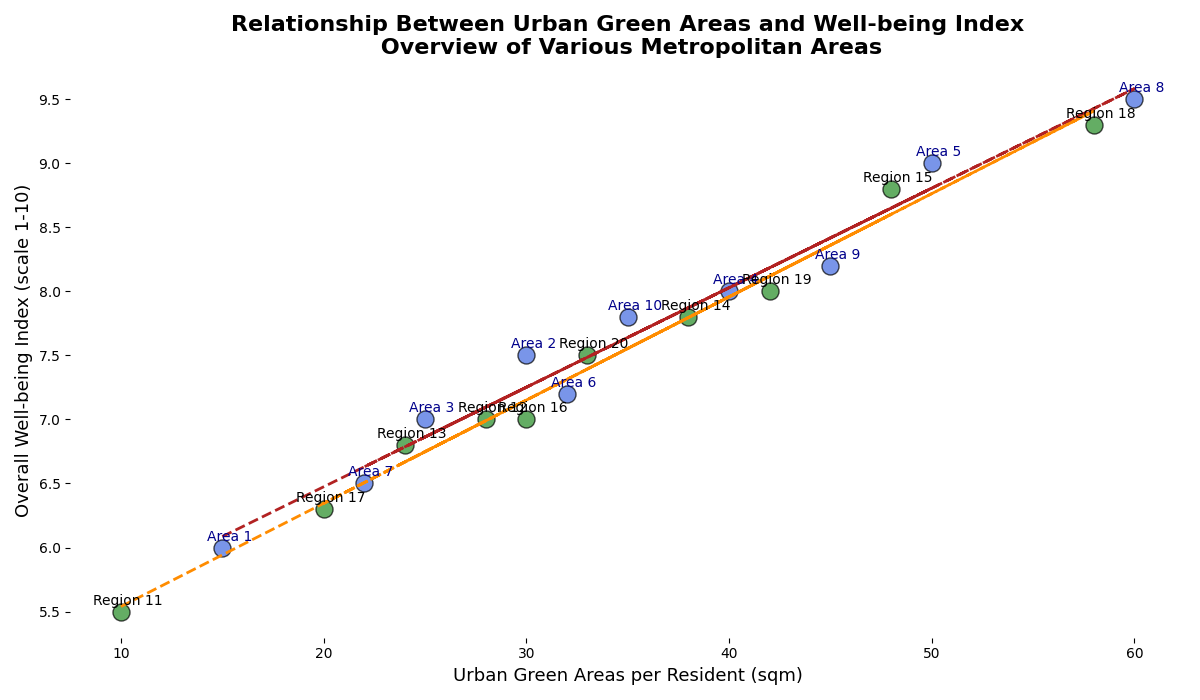

Reproduce this figure in Python.
import matplotlib.pyplot as plt
import numpy as np

original_cities = np.arange(1, 11)
green_space_per_capita_orig = np.array([15, 30, 25, 40, 50, 32, 22, 60, 45, 35])
happiness_index_orig = np.array([6.0, 7.5, 7.0, 8.0, 9.0, 7.2, 6.5, 9.5, 8.2, 7.8])

additional_cities = np.arange(11, 21)
green_space_per_capita_add = np.array([10, 28, 24, 38, 48, 30, 20, 58, 42, 33])
happiness_index_add = np.array([5.5, 7.0, 6.8, 7.8, 8.8, 7.0, 6.3, 9.3, 8.0, 7.5])

plt.figure(figsize=(12, 7))
plt.scatter(green_space_per_capita_orig, happiness_index_orig, color='royalblue', edgecolors='black', s=150, alpha=0.7)
plt.scatter(green_space_per_capita_add, happiness_index_add, color='forestgreen', edgecolors='black', s=150, alpha=0.7)

for i, city in enumerate(original_cities):
    plt.annotate(f'Area {city}', 
                 (green_space_per_capita_orig[i], happiness_index_orig[i]),
                 textcoords="offset points",
                 xytext=(5, 5),
                 ha='center', fontsize=10, color='darkblue')

for i, city in enumerate(additional_cities):
    plt.annotate(f'Region {city}', 
                 (green_space_per_capita_add[i], happiness_index_add[i]),
                 textcoords="offset points",
                 xytext=(5, 5),
                 ha='center', fontsize=10, color='black')

plt.title("Relationship Between Urban Green Areas and Well-being Index\n Overview of Various Metropolitan Areas", fontsize=16, fontweight='bold')
plt.xlabel("Urban Green Areas per Resident (sqm)", fontsize=13)
plt.ylabel("Overall Well-being Index (scale 1-10)", fontsize=13)

m_orig, b_orig = np.polyfit(green_space_per_capita_orig, happiness_index_orig, 1)
plt.plot(green_space_per_capita_orig, m_orig * green_space_per_capita_orig + b_orig, color='firebrick', linestyle='--', linewidth=2)

m_add, b_add = np.polyfit(green_space_per_capita_add, happiness_index_add, 1)
plt.plot(green_space_per_capita_add, m_add * green_space_per_capita_add + b_add, color='darkorange', linestyle='--', linewidth=2)

for spine in plt.gca().spines.values():
    spine.set_visible(False)

plt.tight_layout()
plt.show()
